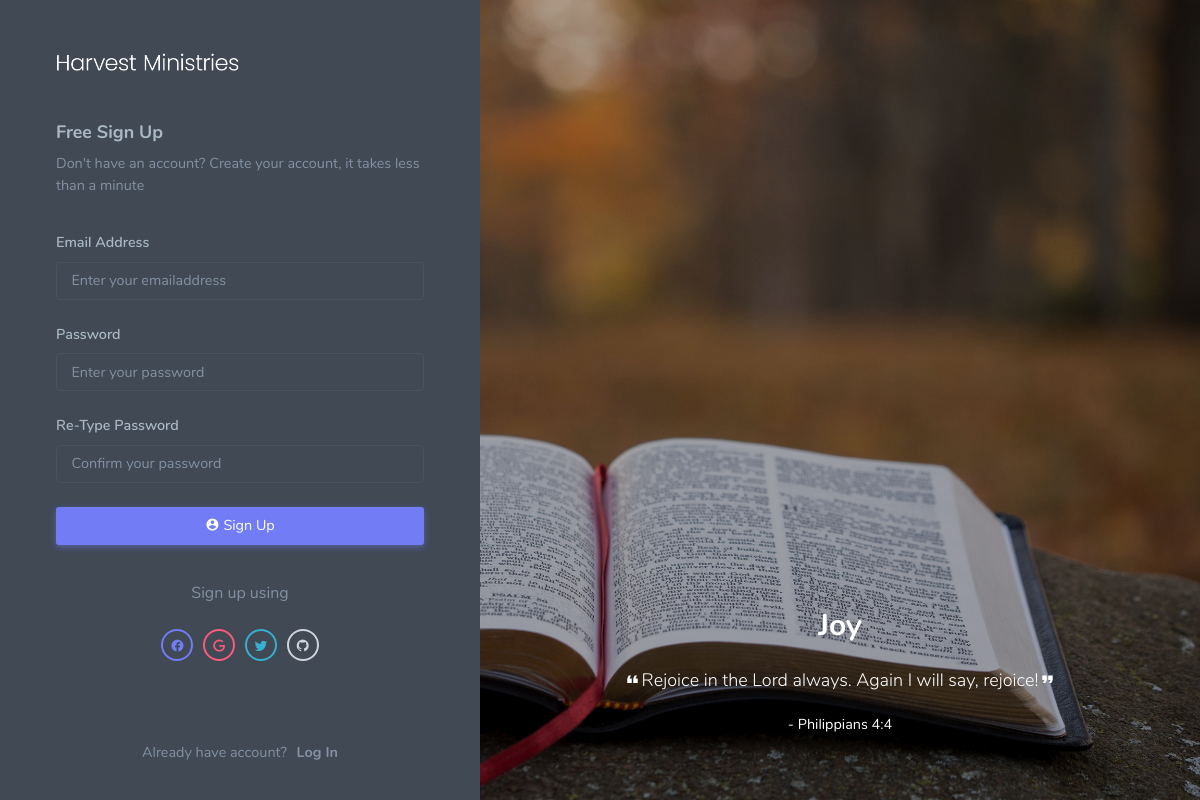
Page /accounts/register/ on the committed database.
### accounts/models.py (models this page shows, shortened)
class quote(models.Model):
    title = models.CharField(max_length=50,null=True,blank=True)
    content = models.CharField(max_length=200,null=True,blank=True)
    verse = models.CharField(max_length=50,null=True,blank=True)

### accounts/views.py (the view, shortened to what this page needs)
# urls.py: url(r"^accounts/register/$",views.register, name="register"),
def register(request):
    context={}
    allqoutes = quote.objects.all()
    quotetotal = len(allqoutes)
    if quotetotal>0:
        randomnuber = random.randint(1,quotetotal)
        thequote = quote.objects.get(id=randomnuber)
        context["thequote"] = thequote
    else:
        pass
    return render(request,'register.html',context)

### accounts/templates/register.html (shortened to what this page needs)
<!DOCTYPE html>
<html lang="en">
    <head>
        <link href="/static/assets/css/icons.min.css" rel="stylesheet" type="text/css" />
        <link href="/static/assets/css/app.min.css" rel="stylesheet" type="text/css" id="light-style" />
        <link href="/static/assets/css/app-dark.min.css" rel="stylesheet" type="text/css" id="dark-style" />
    </head>
    <body class="authentication-bg pb-0" data-layout-config='{"darkMode":false}'>
        <div class="auth-fluid">
            <div class="auth-fluid-form-box">
                <div class="align-items-center d-flex h-100">
                    <div class="card-body">
                        <div class="auth-brand text-center text-lg-start">
                            <a href="{% url 'home' %}" class="logo-light">
                                <span><img src="/static/assets/images/logo.png" alt="" height="28"></span>
                            </a>
                        </div>
                        <h4 class="mt-0">Free Sign Up</h4>
                        <p class="text-muted mb-4">Don't have an account? Create your account, it takes less than a minute</p>
                        <form action="" method="POST">
                            <div class="mb-3">
                                <label for="email" class="form-label">Email Address</label>
                                <input class="form-control" type="email" id="email" name="email" placeholder="Enter your emailaddress" required>
                            </div>
                            <div class="mb-3">
                                <label for="password" class="form-label">Password</label>
                                <input class="form-control" type="password" id="password" name="password1" required placeholder="Enter your password">
                            </div>
                            <div class="mb-3">
                                <label for="cpassword" class="form-label">Re-Type Password</label>
                                <input class="form-control" type="password" required id="cpassword" name="password2" placeholder="Confirm your password">
                            </div>
                            <div class="mb-0 d-grid text-center">
                                <button class="btn btn-primary" type="submit"><i class="mdi mdi-account-circle"></i> Sign Up </button>
                            </div>
                            <div class="text-center mt-4">
                                <p class="text-muted font-16">Sign up using</p>
                                <ul class="social-list list-inline mt-3">
                                    <li class="list-inline-item">
                                        <a href="javascript: void(0);" class="social-list-item border-primary text-primary"><i class="mdi mdi-facebook"></i></a>
                                    </li>
                                    <li class="list-inline-item">
                                        <a href="javascript: void(0);" class="social-list-item border-danger text-danger"><i class="mdi mdi-google"></i></a>
                                    </li>
                                    <li class="list-inline-item">
                                        <a href="javascript: void(0);" class="social-list-item border-info text-info"><i class="mdi mdi-twitter"></i></a>
                                    </li>
                                    <li class="list-inline-item">
                                        <a href="javascript: void(0);" class="social-list-item border-secondary text-secondary"><i class="mdi mdi-github"></i></a>
                                    </li>
                                </ul>
                            </div>
                        </form>
                        <footer class="footer footer-alt">
                            <p class="text-muted">Already have account? <a href="{% url 'login' %}" class="text-muted ms-1"><b>Log In</b></a></p>
                        </footer>
                    </div>
                </div>
            </div>
            <div class="auth-fluid-right text-center">
                <div class="auth-user-testimonial">
                    <h2 class="mb-3">{{thequote.title}}</h2>
                    <p class="lead"><i class="mdi mdi-format-quote-open"></i>{{thequote.content}}<i class="mdi mdi-format-quote-close"></i>
                    </p>
                    <p>
                        - {{thequote.verse}}
                    </p>
                </div>
            </div>
        </div>
    </body>
</html>

### rows in the picture
quote: title "Joy", content "Rejoice in the Lord always. Again I will say, rejoice!", verse "Philippians 4:4"
